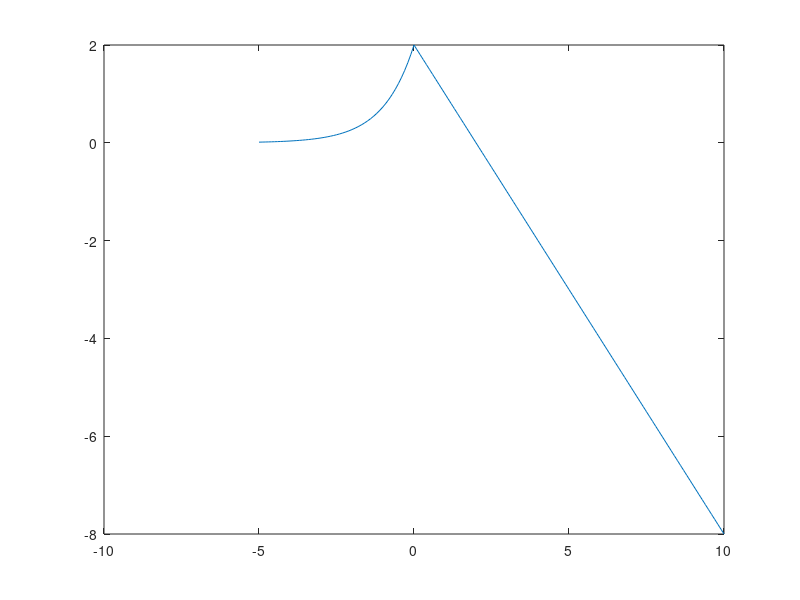

Recreate this plot in MATLAB.
t1=[-5:0.1:0]
y1=2*exp(t1);
t2=[0:0.1:10]
y2=-t2+2;

t3=[-5:0.1:10]
w=cos(30*t3)
v=figure
t=[t1 t2 ]
y=[y1 y2 ]
plot(t,y)
